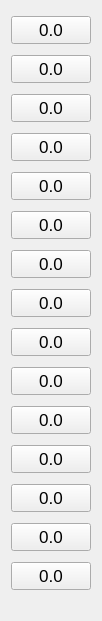
     <widget class="QWidget" name="verticalLayoutWidget_12">
      <property name="geometry">
       <rect>
        <x>1090</x>
        <y>60</y>
        <width>81</width>
        <height>621</height>
       </rect>
      </property>
      <layout class="QVBoxLayout" name="verticalLayout_12">
       <item>
        <widget class="QPushButton" name="pushButton_bat12_cell_1">
         <property name="enabled">
          <bool>true</bool>
         </property>
         <property name="font">
          <font>
           <pointsize>13</pointsize>
          </font>
         </property>
         <property name="text">
          <string>0.0</string>
         </property>
        </widget>
       </item>
       <item>
        <widget class="QPushButton" name="pushButton_bat12_cell_2">
         <property name="enabled">
          <bool>true</bool>
         </property>
         <property name="font">
          <font>
           <pointsize>13</pointsize>
          </font>
         </property>
         <property name="text">
          <string>0.0</string>
         </property>
        </widget>
       </item>
       <item>
        <widget class="QPushButton" name="pushButton_bat12_cell_3">
         <property name="enabled">
          <bool>true</bool>
         </property>
         <property name="font">
          <font>
           <pointsize>13</pointsize>
          </font>
         </property>
         <property name="text">
          <string>0.0</string>
         </property>
        </widget>
       </item>
       <item>
        <widget class="QPushButton" name="pushButton_bat12_cell_4">
         <property name="enabled">
          <bool>true</bool>
         </property>
         <property name="font">
          <font>
           <pointsize>13</pointsize>
          </font>
         </property>
         <property name="text">
          <string>0.0</string>
         </property>
        </widget>
       </item>
       <item>
        <widget class="QPushButton" name="pushButton_bat12_cell_5">
         <property name="enabled">
          <bool>true</bool>
         </property>
         <property name="font">
          <font>
           <pointsize>13</pointsize>
          </font>
         </property>
         <property name="text">
          <string>0.0</string>
         </property>
        </widget>
       </item>
       <item>
        <widget class="QPushButton" name="pushButton_bat12_cell_6">
         <property name="enabled">
          <bool>true</bool>
         </property>
         <property name="font">
          <font>
           <pointsize>13</pointsize>
          </font>
         </property>
         <property name="text">
          <string>0.0</string>
         </property>
        </widget>
       </item>
       <item>
        <widget class="QPushButton" name="pushButton_bat12_cell_7">
         <property name="enabled">
          <bool>true</bool>
         </property>
         <property name="font">
          <font>
           <pointsize>13</pointsize>
          </font>
         </property>
         <property name="text">
          <string>0.0</string>
         </property>
        </widget>
       </item>
       <item>
        <widget class="QPushButton" name="pushButton_bat12_cell_8">
         <property name="enabled">
          <bool>true</bool>
         </property>
         <property name="font">
          <font>
           <pointsize>13</pointsize>
          </font>
         </property>
         <property name="text">
          <string>0.0</string>
         </property>
        </widget>
       </item>
       <item>
        <widget class="QPushButton" name="pushButton_bat12_cell_9">
         <property name="enabled">
          <bool>true</bool>
         </property>
         <property name="font">
          <font>
           <pointsize>13</pointsize>
          </font>
         </property>
         <property name="text">
          <string>0.0</string>
         </property>
        </widget>
       </item>
       <item>
        <widget class="QPushButton" name="pushButton_bat12_cell_10">
         <property name="enabled">
          <bool>true</bool>
         </property>
         <property name="font">
          <font>
           <pointsize>13</pointsize>
          </font>
         </property>
         <property name="text">
          <string>0.0</string>
         </property>
        </widget>
       </item>
       <item>
        <widget class="QPushButton" name="pushButton_bat12_cell_11">
         <property name="enabled">
          <bool>true</bool>
         </property>
         <property name="font">
          <font>
           <pointsize>13</pointsize>
          </font>
         </property>
         <property name="text">
          <string>0.0</string>
         </property>
        </widget>
       </item>
       <item>
        <widget class="QPushButton" name="pushButton_bat12_cell_12">
         <property name="enabled">
          <bool>true</bool>
         </property>
         <property name="font">
          <font>
           <pointsize>13</pointsize>
          </font>
         </property>
         <property name="text">
          <string>0.0</string>
         </property>
        </widget>
       </item>
       <item>
        <widget class="QPushButton" name="pushButton_bat12_cell_13">
         <property name="enabled">
          <bool>true</bool>
         </property>
         <property name="font">
          <font>
           <pointsize>13</pointsize>
          </font>
         </property>
         <property name="text">
          <string>0.0</string>
         </property>
        </widget>
       </item>
       <item>
        <widget class="QPushButton" name="pushButton_bat12_cell_14">
         <property name="enabled">
          <bool>true</bool>
         </property>
         <property name="font">
          <font>
           <pointsize>13</pointsize>
          </font>
         </property>
         <property name="text">
          <string>0.0</string>
         </property>
        </widget>
       </item>
       <item>
        <widget class="QPushButton" name="pushButton_bat12_cell_15">
         <property name="enabled">
          <bool>true</bool>
         </property>
         <property name="font">
          <font>
           <pointsize>13</pointsize>
          </font>
         </property>
         <property name="text">
          <string>0.0</string>
         </property>
        </widget>
       </item>
      </layout>
     </widget>
